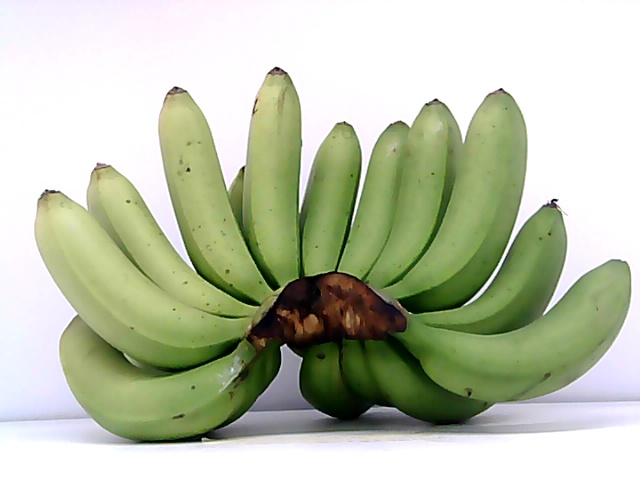
#> input picture opencv/files/1.jpg, 640 x 480 px, found by its file name
$ python measuring.py
#> lines starting #> are read from the running program, lines starting #| are printed output that depends on the picture; after the words box and inside, x2 and y2 are one past the last pixel; in counts of white or black regions, pixels touching at a corner belong together
import cv2
path = "C:/users/mike/desktop/creative cloud files/coding/python/opencv/files/"
# Load image, grayscale, Gaussian blur, Otsu's threshold
image = cv2.imread(path+"1.jpg") #get the image
#> image is the input picture: shape (480, 640, 3); mean B, G, R 170.5, 194.2, 187.2
gray = cv2.cvtColor(image, cv2.COLOR_BGR2GRAY) #convert to grayscale.
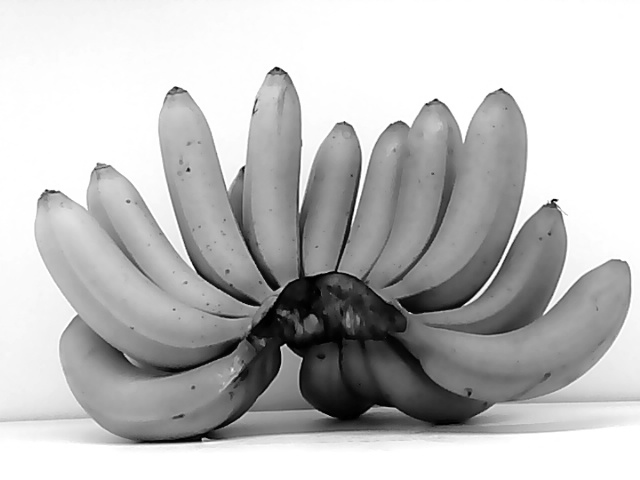
#> gray: shape (480, 640); min 0, max 255, mean 189.4
blur = cv2.GaussianBlur(gray, (5,5), 0) #blur the image
ret, thresh = cv2.threshold(blur, 200, 255, cv2.THRESH_BINARY_INV) #THRESH_OTSU uses the optimal threshold value.
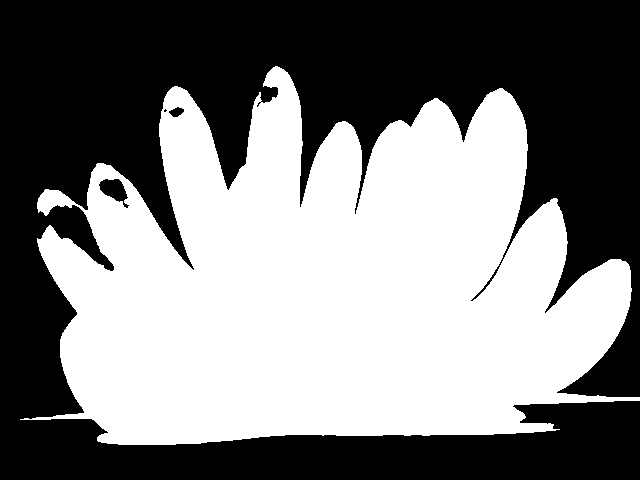
#> thresh: shape (480, 640); 49.3% white; 1 white region, box (x1, y1, x2, y2) and area: (20, 66, 640, 445) 151463

# Find bounding box
x,y,w,h = cv2.boundingRect(thresh)
#> x = 20; y = 66; w = 620; h = 379
cv2.rectangle(image, (x, y), (x + w, y + h), (36,255,12), 2)
cv2.putText(image, "w={},h={}".format(w,h), (x,y - 10), cv2.FONT_HERSHEY_SIMPLEX, 0.7, (36,255,12), 2)
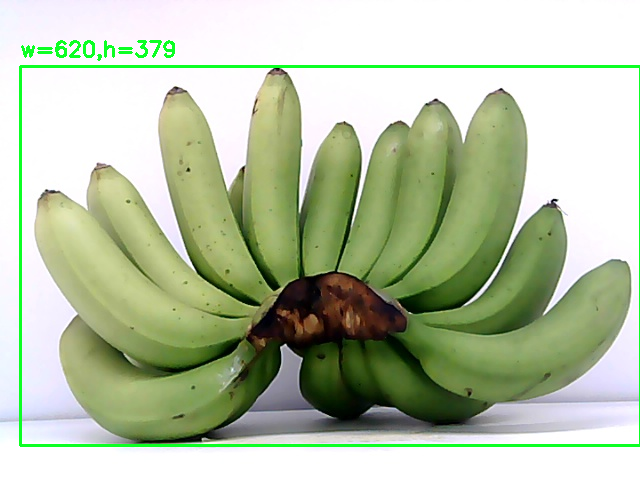
#> image: shape (480, 640, 3); mean B, G, R 166.1, 194.3, 182.3

cv2.imshow("thresh", thresh)
cv2.imshow("gray", gray)
cv2.imshow("blur", blur)
cv2.imshow("image", image)
cv2.waitKey()

$ run again, with opencv/files/HSV.JPG copied over opencv/files/1.jpg
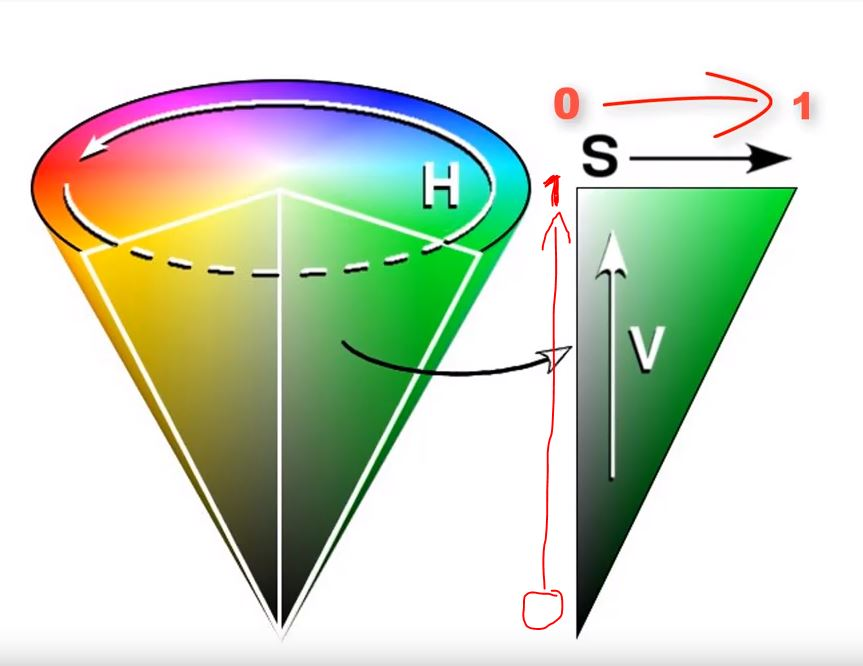
#> input picture opencv/files/HSV.JPG, 863 x 666 px, found by its file name
#> image is the input picture: shape (666, 863, 3); mean B, G, R 198.3, 216.3, 205.7
#> `ret, thresh = cv2.threshold(blur, 200, 255, cv2.THRESH_BINARY_INV)`:
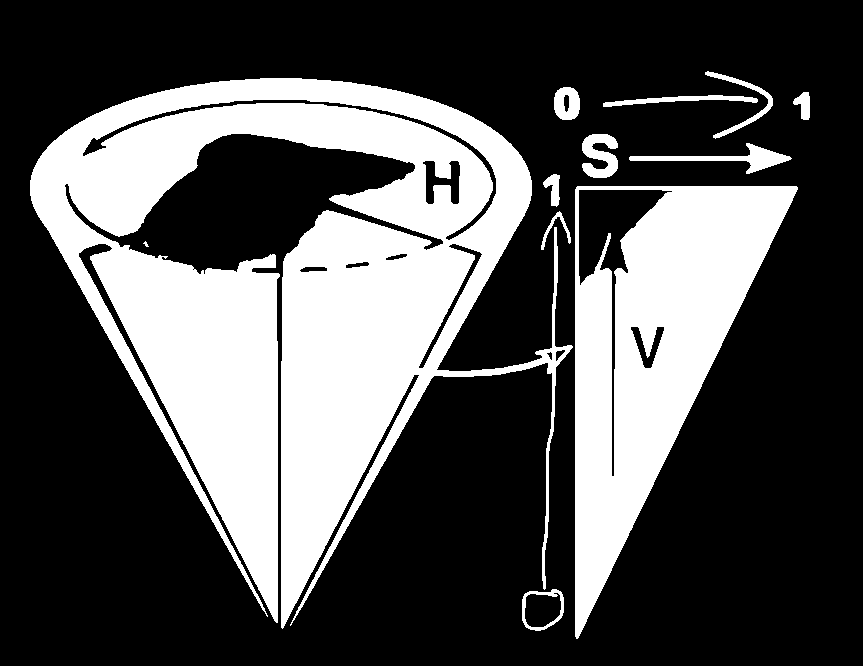
#> thresh: shape (666, 863); 31.9% white; 12 white regions (1 under 20 px), largest, box (x1, y1, x2, y2) and area: (30, 78, 573, 629) 131487, (575, 186, 798, 639) 45936, (629, 143, 792, 174) 1307
#> x = 30; y = 71; w = 780; h = 568
#> `cv2.putText(image, "w={},h={}".format(w,h), (x,y - 10), cv2.FONT_HERSH..`:
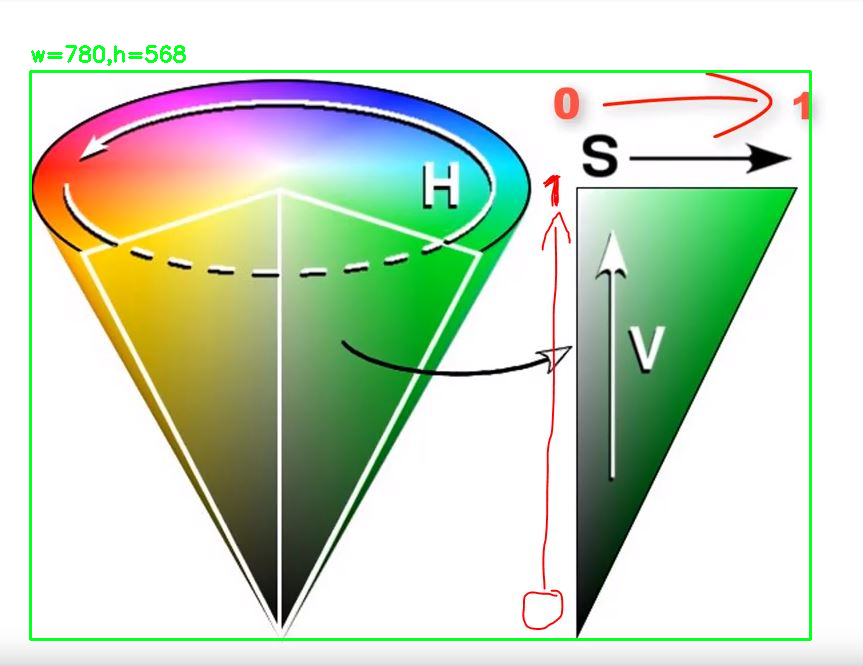
#> image: shape (666, 863, 3); mean B, G, R 194.9, 216.3, 201.9
